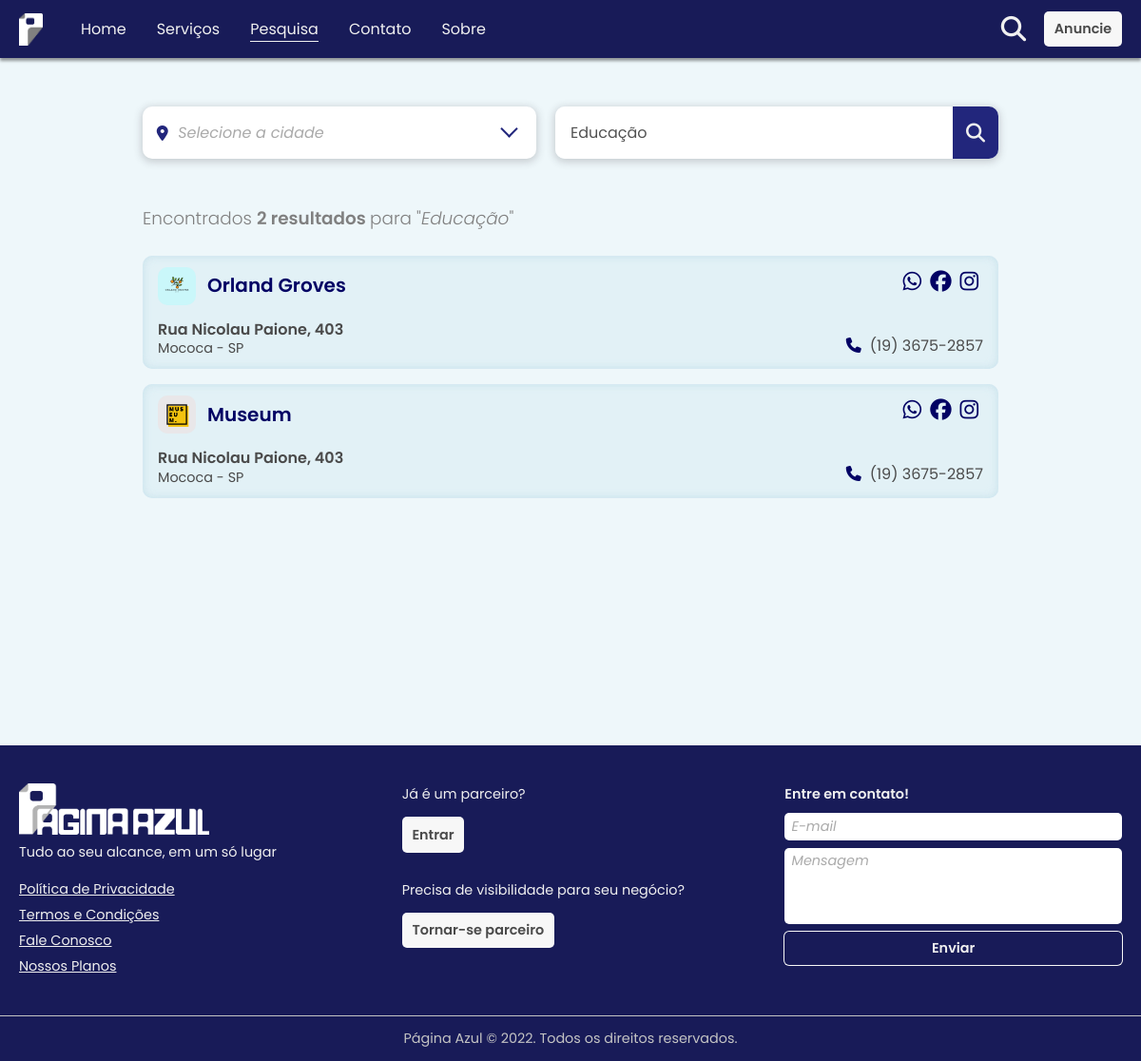
Screenshot of /busca?q=Educação with the database file from the repository.
### tables this page shows
CREATE TABLE `anunciante` (
  `idAnunciante` int(11) NOT NULL,
  `nome` varchar(30) NOT NULL,
  `CNPJ` char(18) DEFAULT NULL,
  `email` varchar(30) NOT NULL,
  `website` varchar(1000) DEFAULT NULL,
  `descricao` varchar(1000) DEFAULT NULL,
  `idPlano` int(11) NOT NULL,
  `idCategoria` int(11) NOT NULL,
  `facebook` varchar(60) DEFAULT NULL,
  `instagram` varchar(60) DEFAULT NULL,
  `telefone` varchar(15) DEFAULT NULL,
  `celular` varchar(15) NOT NULL,
  `whatsapp` varchar(15) DEFAULT NULL,
  `idCidade` int(11) DEFAULT NULL,
  `CEP` char(9) DEFAULT NULL,
  `bairro` varchar(20) DEFAULT NULL,
  `rua` varchar(30) DEFAULT NULL,
  `numero` varchar(3) DEFAULT NULL,
  `imgAnuncioP` varchar(50) NOT NULL,
  `imgAnuncioG` varchar(50) NOT NULL
);

CREATE TABLE `cidades` (
  `idCidade` int(11) NOT NULL,
  `nome` varchar(60) NOT NULL,
  `estado` char(2) NOT NULL
);

### pages/busca.php (the view, shortened to what this page needs)
<?php
  require_once $_SERVER['DOCUMENT_ROOT'] . "/assets/php/conexao.php";
  if (isset($_GET['q']) && str_replace(" ", "", $_GET["q"]) != '') {
    $searchConditions = TRUE;
  } else {
    $searchConditions = FALSE;
  }
?>
<!DOCTYPE html>
<html lang="pt-br">
<head>
  <link rel="stylesheet" href="/assets/css/main.css">
</head>
<body id="pesquisa">
  <main>
    <section class="full-size">
      <div class="container--sm">
        <div class="search mb-7">
          <div class="search__wrapper">
            <form action="/busca" method="get" class="search__form" id="search-form">
              <?php
              include_once $_SERVER['DOCUMENT_ROOT'] . "/assets/include/select.php";
              ?>
              <div class="search__bar-wrapper">
                <input class="search__bar" type="search" name="q" id="pesquisa" placeholder="Digite o que precisa" value="<?php if (isset($_GET["q"])) { echo $_GET["q"]; } ?>">
                <button class="search__btn btn--dark" type="submit"><i class="fa-solid fa-magnifying-glass"></i></button>
              </div>
            </form>
          </div>
        </div>
        <?php
        if ($searchConditions) {
          $search = $_GET['q'];
          $resultArray = FALSE;
          $categoriaQuery = $conexao->prepare("SELECT idCategoria, nome FROM categorias");
          $categoriaQuery->execute();
          $categoriaArray = $categoriaQuery->fetchAll(PDO::FETCH_ASSOC);
          foreach ($categoriaArray as $x) {
            if (strtolower(unaccent($x['nome'])) == strtolower(unaccent($search))) {
              if (isset($_GET["cidade"]) && $_GET["cidade"] != '') {
              $resultQuery = $conexao->prepare("SELECT * FROM anunciante WHERE idCategoria = " . $x['idCategoria'] . " AND idCidade = " . $cidadeArray['idCidade'] . " ORDER BY idPlano DESC");
              } else {
                $resultQuery = $conexao->prepare("SELECT * FROM anunciante WHERE idCategoria = " . $x['idCategoria'] . " ORDER BY idPlano DESC");
              }
              $resultQuery->execute();
              $resultArray = $resultQuery->fetchAll(PDO::FETCH_ASSOC);
            }
          }
          $numResultados = count($resultArray);
        ?>
          <?php
          if ($resultArray) {
          ?>
            <div class="resultados" id="resultados">
                <p class="subtitle mb-4">
                  <?= ($numResultados > 1) ? "Encontrados" : "Encontrado" ?>
                  <span class="text-bold">
                    <?= $numResultados ?>
                    <?= ($numResultados > 1) ? "resultados" : "resultado" ?>
                  </span>
                  para "<em><?= $search ?></em>"
                </p>
              <div class="resultados-wrapper">
                <?php foreach ($resultArray as $x) {
                  $cidadeAnuncianteQuery = $conexao->prepare("SELECT nome, estado FROM cidades WHERE idCidade = '" . $x['idCidade'] . "'");
                  $cidadeAnuncianteQuery->execute();
                  $cidadeAnuncianteArray = $cidadeAnuncianteQuery->fetch(PDO::FETCH_ASSOC); ?>
                  <div class="resultado">
                    <a href='/a/<?= $x['nome'] ?>'>
                      <div class="resultado__header">
                        <img class="resultado__img" src="/assets/img/img-anunciante/<?= $x['imgAnuncioP'] ?>" alt="aaaa">
                        <p class="resultado__title"><?= $x['nome'] ?></p>
                      </div>
                    </a>
                    <div class="resultado__social">
                      <span class="info">
                        <?php
                          if ($x['whatsapp']) {
                        ?>
                          <a href="https://api.whatsapp.com/send?phone=55<?= $x['whatsapp'] ?>&text=Olá!%20Tenho%20interesse%20em%20seus%20serviços" target="_blank" title="Chamar no WhatsApp"><i class="info__icon fa-brands fa-whatsapp"></i></a>
                        <?php
                          }
                        ?>
                        <?php
                          if ($x['facebook']) {
                        ?>
                          <a href="https://<?= $x['facebook'] ?>" target="_blank" title="Facebook"><i class="info__icon fa-brands fa-facebook"></i></a>
                        <?php
                          }
                        ?>
                        <?php
                          if ($x['instagram']) {
                        ?>
                          <a href="https://<?= $x['instagram'] ?>" target="_blank" title="Instagram"><i class="info__icon fa-brands fa-instagram"></i></a>
                        <?php
                          }
                        ?>
                      </span>
                    </div>
                    <?php
                      $numero = (isset($x['telefone'])) ? $x['telefone'] : $x['celular'];
                      $formato = (isset($x['telefone'])) ? "landline" : "mobile-phone";
                    ?>
                    <div class="resultado__phone">
                      <span class="info">
                        <i class="info__icon fa-solid fa-phone"></i>
                        <a class="info__content" href="tel: +55<?= $numero ?>" title="Ligar" data-format="<?= $formato ?>"><?= $numero ?></a>
                      </span>
                    </div>
                    <div class="resultado__address">
                      <?php
                        if ($x['idCidade']) {
                      ?>
                        <p class="text-bold"><?= $x['rua'] ?>, <?= $x['numero'] ?></p>
                        <p class="text-sm"><?= $cidadeAnuncianteArray['nome'] ?> - <?= $cidadeAnuncianteArray['estado'] ?></p>
                      <?php
                      }
                      ?>
                    </div>
                  </div>
                <?php
                }
              } else {
                ?>
                <h1 class="section-title text-center">Nenhum resultado encontrado</h1>
				        <p class="subtitle text-center">Verifique se foi digitado corretamente ou tente novamente</p>
              <?php
                }
              ?>
              </div>
            </div>
          <?php } ?>
    </section>
  </main>
</body>
</html>

### assets/include/select.php (shortened to what this page needs)
<div class="select" data-select>
  <div class="select__display">
    <i class="mr-1 fa-solid fa-location-dot"></i>
    <div class="select__text" data-select-text>
      <?php
       if (isset($_GET["cidade"]) && $_GET["cidade"] != '') {
         $cidadeSelectedQuery = $conexao->prepare('SELECT nome, estado FROM cidades WHERE nome = "' . $_GET['cidade'] . '"');
         $cidadeSelectedQuery->execute();
         $cidadeArray = $cidadeSelectedQuery->fetch(PDO::FETCH_ASSOC);
         echo $cidadeArray['nome'] . ' - ' . $cidadeArray['estado'];
       } else {
         echo "Selecione a cidade";
       }
       ?>
    </div>
  </div>
</div>

### rows the page displays
anunciante: imgAnuncioP (picture), nome "Orland Groves", rua "Rua Nicolau Paione", numero "403", idCidade.nome "Mococa", idCidade.estado "SP"
anunciante: imgAnuncioP (picture), nome "Museum", rua "Rua Nicolau Paione", numero "403", idCidade.nome "Mococa", idCidade.estado "SP"

### other values shown
$numResultados "2"
$search "Educação"
